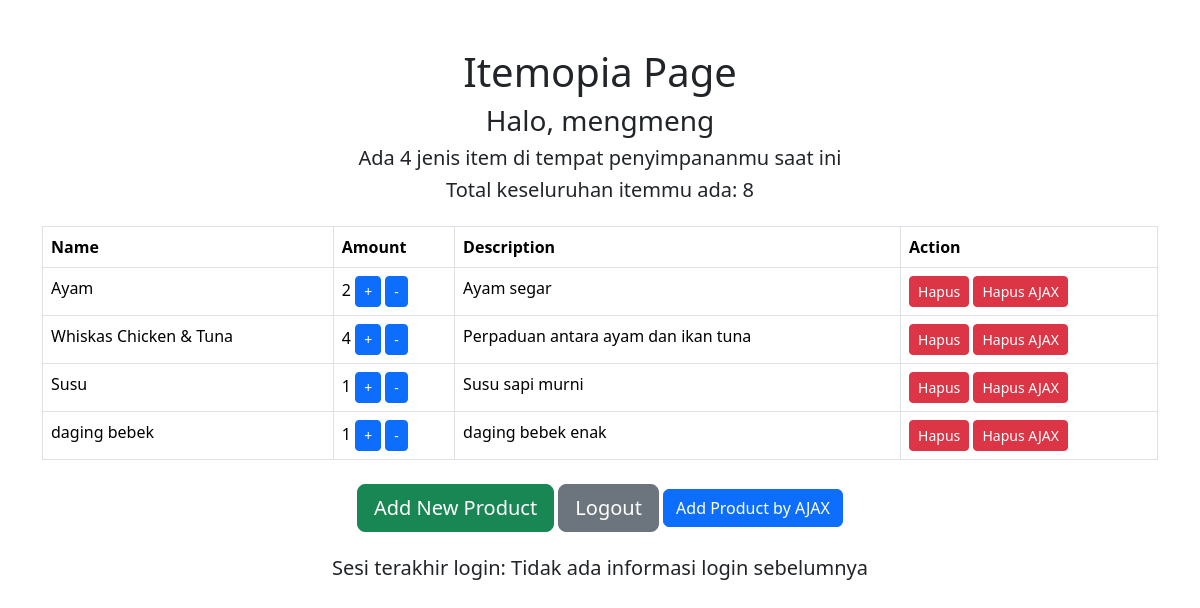
The page / (signed in) on the database as committed earlier.
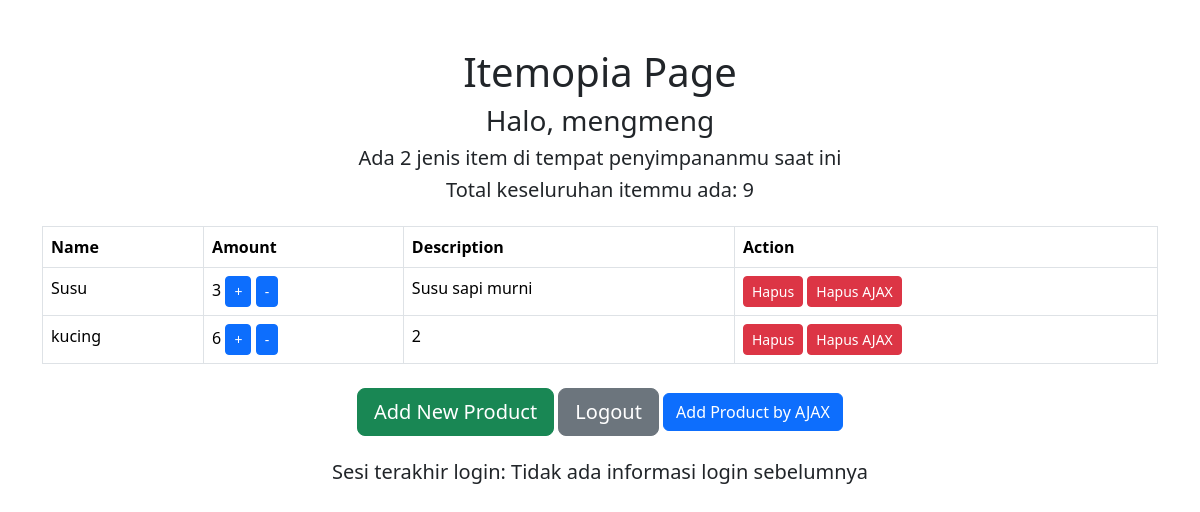
The same page on the database as committed later.
### main/models.py (models this page shows)
class Item(models.Model):
    name = models.CharField(max_length=255)
    amount = models.IntegerField()
    description = models.TextField()
    user = models.ForeignKey(User, on_delete=models.CASCADE)

### main/views.py (the view)
# urls.py: path('', show_main, name='show_main'),
@login_required(login_url='/login')
def show_main(request):
    products = Item.objects.filter(user=request.user)
    jumlah_item = sum(product.amount for product in products)
    jumlah_produk = products.count()
    last_login = request.COOKIES.get('last_login', 'Tidak ada informasi login sebelumnya')  # Menggunakan get untuk menghindari KeyError
    context = {
        'name': request.user.username,
        'products': products,
        'jumlah_produk': jumlah_produk,
        'jumlah_item': jumlah_item,
        'last_login': last_login,
    }
    return render(request, "main.html", context)

### main/templates/main.html (shortened to what this page needs)
{% extends 'base.html' %}
{% block content %}
<div class="container mt-5">
    <h1 class="text-center">Itemopia Page</h1>
    <h3 class="text-center">Halo, {{ name }}</h3>
    <div class="text-center">
        <h5>Ada <span id="jumlah_produk">{{ jumlah_produk }}</span> jenis item di tempat penyimpananmu saat ini</h5>
        <h5>Total keseluruhan itemmu ada: <span id="jumlah_item">{{ jumlah_item }}</span></h5>
    </div>
    <table class="table table-bordered mt-4">
        <thead>
            <tr>
                <th>Name</th>
                <th>Amount</th>
                <th>Description</th>
                <th>Action</th>
            </tr>
        </thead>
        <tbody>
            {% for product in products %}
            <tr>
                <td>{{ product.name }}</td>
                <td>
                    <span id="amount_{{ product.id }}">{{ product.amount }}</span>
                    <button class="btn btn-primary btn-sm btn-increment" data-product-id="{{ product.id }}" data-increment="1" data-action="{% url 'main:tambah_produk' product.id %}">+</button>
                    <button class="btn btn-primary btn-sm btn-decrement" data-product-id="{{ product.id }}" data-increment="-1" data-action="{% url 'main:kurang_produk' product.id %}">-</button>
                </td>
                <td>{{ product.description }}</td>
                <td>
                    <form method="post" action="{% url 'main:hapus_produk' product.id %}">
                        <button class="btn btn-danger btn-sm" type="submit">Hapus</button>
                        <button class="btn btn-danger btn-sm btn-hapus" data-product-id="{{ product.id }}">Hapus AJAX</button>
</td>
            </tr>
            {% endfor %}
        </tbody>
    </table>
    <div class="text-center mt-4">
        <a href="{% url 'main:create_product' %}" class="btn btn-success btn-lg">Add New Product</a>
        <a href="{% url 'main:logout' %}" class="btn btn-secondary btn-lg">Logout</a>
        <button type="button" class="btn btn-primary" data-bs-toggle="modal" data-bs-target="#exampleModal">Add Product by AJAX</button>
    </div>
    <div class="text-center mt-4">
        <h5>Sesi terakhir login: {{ last_login }}</h5>
    </div>
</div>
{% endblock content %}

### templates/base.html (shortened to what this page needs)
{% load static %}
<!DOCTYPE html>
<html lang="en">
<head>
    <link href="https://cdn.jsdelivr.net/npm/bootstrap@5.3.2/dist/css/bootstrap.min.css" rel="stylesheet">
</head>
<body>
    {% block content %}
    {% endblock content %}
</body>
</html>

Rows that differ between the two databases and show on the page:
removed Item: name "Ayam", amount "2", description "Ayam segar"
removed Item: name "Whiskas Chicken & Tuna", amount "4", description "Perpaduan antara ayam dan ikan tuna"
removed Item: name "daging bebek", amount "1", description "daging bebek enak"
changed Item "Susu": amount "1" → "3"
added Item: name "kucing", amount "6", description "2"
Other text that changed with them:
{{ jumlah_produk }}: "4" → "2"
{{ jumlah_item }}: "8" → "9"
